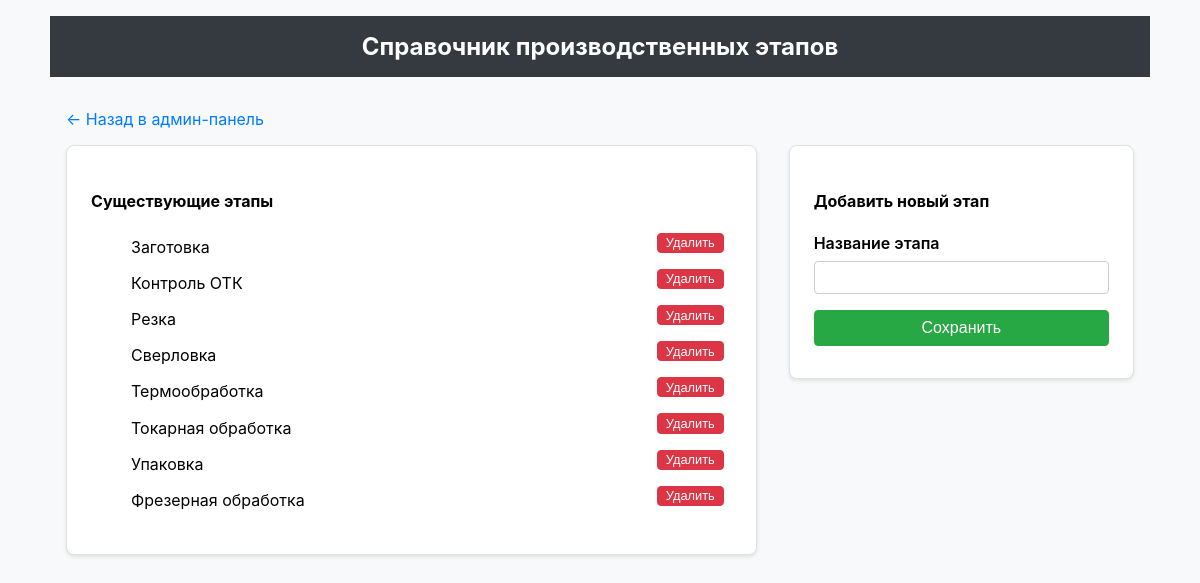
The page /admin/stages (signed in) on the database its author committed.
### app/models/models.py (models this page shows)
class Stage(db.Model):
    __tablename__ = 'Stages'
    id = db.Column(db.Integer, primary_key=True)
    name = db.Column(db.String(100), unique=True, nullable=False)

### app/admin/routes.py (the view)
@admin.route('/stages')
@login_required
def list_stages():
    if not current_user.can_manage_stages:
        flash('У вас нет прав на управление справочником этапов.', 'error')
        return redirect(url_for('admin.admin_page'))
    stages = Stage.query.order_by(Stage.name).all()
    form = StageDictionaryForm()
    return render_template('list_stages.html', stages=stages, form=form)

### app/admin/forms.py
class StageDictionaryForm(FlaskForm):
    name = StringField('Название этапа', validators=[DataRequired()])
    submit = SubmitField('Сохранить')

### app/templates/list_stages.html (shortened to what this page needs)
{% extends "base.html" %}
{% block content %}
<div class="header"><h1>Справочник производственных этапов</h1></div>
<div class="container">
    <p><a href="{{ url_for('admin.admin_page') }}">← Назад в админ-панель</a></p>
    <div style="display: grid; grid-template-columns: 2fr 1fr; gap: 2rem;">
        <div>
            <div class="card">
                <h4>Существующие этапы</h4>
                {% if stages %}
                <ul>
                    {% for stage in stages %}
                    <li style="display: flex; justify-content: space-between; align-items: center; margin-bottom: 0.5rem;">
                        {{ stage.name }}
                        <form action="{{ url_for('admin.delete_stage', stage_id=stage.id) }}" method="post" onsubmit="return confirm('Вы уверены?');">
                            <button type="submit" class="button delete" style="padding: 0.1rem 0.5rem; font-size: 0.8rem;">Удалить</button>
                        </form>
                    </li>
                    {% endfor %}
                </ul>
                {% else %}<p>Справочник пуст.</p>{% endif %}
            </div>
        </div>
        <div>
            <div class="card">
                <h4>Добавить новый этап</h4>
                <form method="post" action="{{ url_for('admin.add_stage') }}" novalidate>
                    {{ form.name.label }}
                    {{ form.name() }}
                    {{ form.submit(class="button confirm full-width") }}
                </form>
            </div>
        </div>
    </div>
</div>
{% endblock %}

### app/static/styles.css (style rules this page uses)
body { font-family: -apple-system, BlinkMacSystemFont, "Segoe UI", Roboto, "Helvetica Neue", Arial, sans-serif; margin: 0; background-color: #f8f9fa; }
.container { padding: 1rem; max-width: 1100px; margin: auto; }
.header { background-color: #343a40; color: white; padding: 1rem; text-align: center; }
.header h1 { margin: 0; font-size: 1.5rem; }
a { color: #007bff; text-decoration: none; }
.button { display: inline-block; font-weight: 400; color: #fff; text-align: center; vertical-align: middle; cursor: pointer; background-color: #007bff; border: 1px solid #007bff; padding: 0.5rem 1rem; font-size: 1rem; border-radius: 0.25rem; transition: all 0.15s ease-in-out; margin: 0 0.5rem 0.5rem 0; }
.button.full-width { width: 100%; }
.button.confirm { background-color: #28a745; border-color: #28a745; }
.button.delete { background-color: #dc3545; border-color: #dc3545; }
.card { background: white; padding: 1.5rem; border-radius: 8px; margin-bottom: 1.5rem; box-shadow: 0 2px 4px rgba(0,0,0,0.1); border: 1px solid #dee2e6; }
input[type="text"], input[type="password"], input[type="file"], select { width: 100%; padding: .5rem; margin-top: .5rem; margin-bottom: 1rem; border: 1px solid #ccc; border-radius: 4px; box-sizing: border-box; }
label { display: block; text-align: left; font-weight: 600; margin-top: 1rem; }

### rows shown on the page
Stage: name "Заготовка"
Stage: name "Контроль ОТК"
Stage: name "Резка"
Stage: name "Сверловка"
Stage: name "Термообработка"
Stage: name "Токарная обработка"
Stage: name "Упаковка"
Stage: name "Фрезерная обработка"
